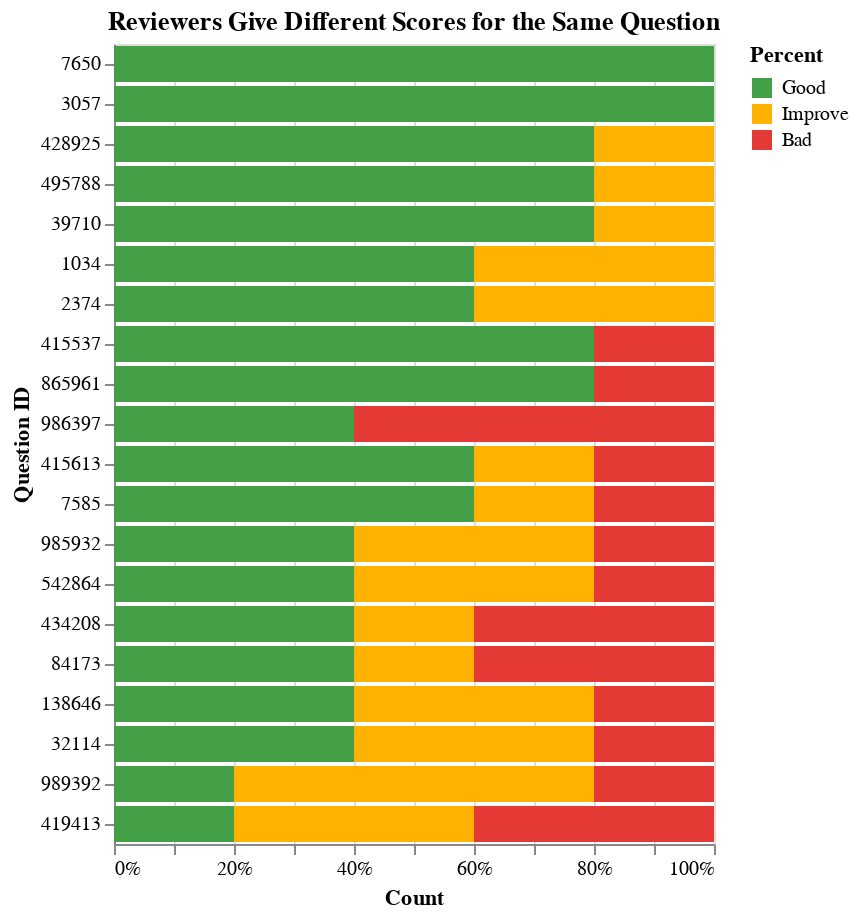

The notebook cell this image was saved under:
### Code cell
# How similar are the reviews for the same exact question?
same_template = df.groupby('original_id')
# filter to reviews that have more than one review
same_template = same_template.filter(lambda x: len(x) > 4)
print(same_template.shape)
# for each question, get the reviewer_status distribution
same_template = same_template.groupby(['original_id', 'review_status']).size().reset_index(name='counts')
template_counts = same_template.groupby('original_id')['counts'].sum().reset_index(name='total_counts')

same_template = same_template.merge(template_counts, on='original_id')

#  convert counts into percentage
same_template['percent'] = (same_template['counts'] / same_template['total_counts']) * 100

same_template['sort_key'] = same_template['review_status'].map(sort_key)
same_template['sort_key_2'] = same_template.apply(lambda row: row['percent'] - (row['sort_key'] * 1000), axis=1)

same_template = same_template.sort_values(by=['sort_key_2'], ascending=False)

chart = alt.Chart(same_template).mark_bar().encode(
    x=alt.X('counts:Q', title='Count').stack("normalize"),
    y=alt.X('original_id:N', title='Question ID', sort=alt.SortField('sort_key_2', order='descending')),
    color=alt.Color('sort_key:N', title='Percent', legend=color_legend).scale(domain=[0,1,2], range=scale['range']),
    tooltip=['review_status', 'counts', 'sort_key', 'sort_key_2']
).properties(
    title='Reviewers Give Different Scores for the Same Question'
).configure_axis(
    labelAngle=0
)

chart.save('./out/figures/review_consistency.png')
chart.display()

### Figure 1 — Vega-Lite specification as saved in the notebook (floating-point values rounded to 4 significant figures)
{"config": {"view": {"continuousWidth": 300, "continuousHeight": 300}, "axis": {"labelAngle": 0}}, "data": {"name": "data-f0055c9a7369748fce578b206c684c58"}, "mark": {"type": "bar"}, "encoding": {"color": {"field": "sort_key", "legend": {"labelExpr": "\n                        {\n                            0: 'Good',\n                            1: 'Improve',\n                            2: 'Bad'\n                        }[datum.label]\n                        "}, "scale": {"domain": [0, 1, 2], "range": ["#43A047", "#FFB300", "#E53935"]}, "title": "Percent", "type": "nominal"}, "tooltip": [{"field": "review_status", "type": "nominal"}, {"field": "counts", "type": "quantitative"}, {"field": "sort_key", "type": "quantitative"}, {"field": "sort_key_2", "type": "quantitative"}], "x": {"field": "counts", "stack": "normalize", "title": "Count", "type": "quantitative"}, "y": {"field": "original_id", "sort": {"field": "sort_key_2", "order": "descending"}, "title": "Question ID", "type": "nominal"}}, "title": "Reviewers Give Different Scores for the Same Question", "$schema": "https://vega.github.io/schema/vega-lite/v5.20.1.json", "datasets": {"data-f0055c9a7369748fce578b206c684c58": [{"original_id": 7650, "review_status": "good", "counts": 5, "total_counts": 5, "percent": 100.0, "sort_key": 0, "sort_key_2": 100.0}, {"original_id": 3057, "review_status": "good", "counts": 5, "total_counts": 5, "percent": 100.0, "sort_key": 0, "sort_key_2": 100.0}, {"original_id": 428925, "review_status": "good", "counts": 4, "total_counts": 5, "percent": 80.0, "sort_key": 0, "sort_key_2": 80.0}, {"original_id": 495788, "review_status": "good", "counts": 4, "total_counts": 5, "percent": 80.0, "sort_key": 0, "sort_key_2": 80.0}, {"original_id": 39710, "review_status": "good", "counts": 4, "total_counts": 5, "percent": 80.0, "sort_key": 0, "sort_key_2": 80.0}, {"original_id": 415537, "review_status": "good", "counts": 4, "total_counts": 5, "percent": 80.0, "sort_key": 0, "sort_key_2": 80.0}, {"original_id": 865961, "review_status": "good", "counts": 4, "total_counts": 5, "percent": 80.0, "sort_key": 0, "sort_key_2": 80.0}, {"original_id": 1034, "review_status": "good", "counts": 3, "total_counts": 5, "percent": 60.0, "sort_key": 0, "sort_key_2": 60.0}, {"original_id": 415613, "review_status": "good", "counts": 3, "total_counts": 5, "percent": 60.0, "sort_key": 0, "sort_key_2": 60.0}, {"original_id": 7585, "review_status": "good", "counts": 3, "total_counts": 5, "percent": 60.0, "sort_key": 0, "sort_key_2": 60.0}, {"original_id": 2374, "review_status": "good", "counts": 3, "total_counts": 5, "percent": 60.0, "sort_key": 0, "sort_key_2": 60.0}, {"original_id": 985932, "review_status": "good", "counts": 2, "total_counts": 5, "percent": 40.0, "sort_key": 0, "sort_key_2": 40.0}, {"original_id": 542864, "review_status": "good", "counts": 2, "total_counts": 5, "percent": 40.0, "sort_key": 0, "sort_key_2": 40.0}, {"original_id": 986397, "review_status": "good", "counts": 2, "total_counts": 5, "percent": 40.0, "sort_key": 0, "sort_key_2": 40.0}, {"original_id": 434208, "review_status": "good", "counts": 2, "total_counts": 5, "percent": 40.0, "sort_key": 0, "sort_key_2": 40.0}, {"original_id": 84173, "review_status": "good", "counts": 2, "total_counts": 5, "percent": 40.0, "sort_key": 0, "sort_key_2": 40.0}, {"original_id": 138646, "review_status": "good", "counts": 2, "total_counts": 5, "percent": 40.0, "sort_key": 0, "sort_key_2": 40.0}, {"original_id": 32114, "review_status": "good", "counts": 2, "total_counts": 5, "percent": 40.0, "sort_key": 0, "sort_key_2": 40.0}, {"original_id": 989392, "review_status": "good", "counts": 1, "total_counts": 5, "percent": 20.0, "sort_key": 0, "sort_key_2": 20.0}, {"original_id": 419413, "review_status": "good", "counts": 1, "total_counts": 5, "percent": 20.0, "sort_key": 0, "sort_key_2": 20.0}, {"original_id": 989392, "review_status": "improve", "counts": 3, "total_counts": 5, "percent": 60.0, "sort_key": 1, "sort_key_2": -940.0}, {"original_id": 138646, "review_status": "improve", "counts": 2, "total_counts": 5, "percent": 40.0, "sort_key": 1, "sort_key_2": -960.0}, {"original_id": 1034, "review_status": "improve", "counts": 2, "total_counts": 5, "percent": 40.0, "sort_key": 1, "sort_key_2": -960.0}, {"original_id": 2374, "review_status": "improve", "counts": 2, "total_counts": 5, "percent": 40.0, "sort_key": 1, "sort_key_2": -960.0}, {"original_id": 985932, "review_status": "improve", "counts": 2, "total_counts": 5, "percent": 40.0, "sort_key": 1, "sort_key_2": -960.0}, {"original_id": 419413, "review_status": "improve", "counts": 2, "total_counts": 5, "percent": 40.0, "sort_key": 1, "sort_key_2": -960.0}, {"original_id": 542864, "review_status": "improve", "counts": 2, "total_counts": 5, "percent": 40.0, "sort_key": 1, "sort_key_2": -960.0}, {"original_id": 32114, "review_status": "improve", "counts": 2, "total_counts": 5, "percent": 40.0, "sort_key": 1, "sort_key_2": -960.0}, {"original_id": 495788, "review_status": "improve", "counts": 1, "total_counts": 5, "percent": 20.0, "sort_key": 1, "sort_key_2": -980.0}, {"original_id": 434208, "review_status": "improve", "counts": 1, "total_counts": 5, "percent": 20.0, "sort_key": 1, "sort_key_2": -980.0}, {"original_id": 7585, "review_status": "improve", "counts": 1, "total_counts": 5, "percent": 20.0, "sort_key": 1, "sort_key_2": -980.0}, {"original_id": 39710, "review_status": "improve", "counts": 1, "total_counts": 5, "percent": 20.0, "sort_key": 1, "sort_key_2": -980.0}, {"original_id": 415613, "review_status": "improve", "counts": 1, "total_counts": 5, "percent": 20.0, "sort_key": 1, "sort_key_2": -980.0}, {"original_id": 428925, "review_status": "improve", "counts": 1, "total_counts": 5, "percent": 20.0, "sort_key": 1, "sort_key_2": -980.0}, {"original_id": 84173, "review_status": "improve", "counts": 1, "total_counts": 5, "percent": 20.0, "sort_key": 1, "sort_key_2": -980.0}, {"original_id": 986397, "review_status": "bad", "counts": 3, "total_counts": 5, "percent": 60.0, "sort_key": 2, "sort_key_2": -1940.0}, {"original_id": 84173, "review_status": "bad", "counts": 2, "total_counts": 5, "percent": 40.0, "sort_key": 2, "sort_key_2": -1960.0}, {"original_id": 434208, "review_status": "bad", "counts": 2, "total_counts": 5, "percent": 40.0, "sort_key": 2, "sort_key_2": -1960.0}, {"original_id": 419413, "review_status": "bad", "counts": 2, "total_counts": 5, "percent": 40.0, "sort_key": 2, "sort_key_2": -1960.0}, {"original_id": 415613, "review_status": "bad", "counts": 1, "total_counts": 5, "percent": 20.0, "sort_key": 2, "sort_key_2": -1980.0}, {"original_id": 542864, "review_status": "bad", "counts": 1, "total_counts": 5, "percent": 20.0, "sort_key": 2, "sort_key_2": -1980.0}, {"original_id": 865961, "review_status": "bad", "counts": 1, "total_counts": 5, "percent": 20.0, "sort_key": 2, "sort_key_2": -1980.0}, {"original_id": 32114, "review_status": "bad", "counts": 1, "total_counts": 5, "percent": 20.0, "sort_key": 2, "sort_key_2": -1980.0}, {"original_id": 985932, "review_status": "bad", "counts": 1, "total_counts": 5, "percent": 20.0, "sort_key": 2, "sort_key_2": -1980.0}, {"original_id": 138646, "review_status": "bad", "counts": 1, "total_counts": 5, "percent": 20.0, "sort_key": 2, "sort_key_2": -1980.0}, {"original_id": 7585, "review_status": "bad", "counts": 1, "total_counts": 5, "percent": 20.0, "sort_key": 2, "sort_key_2": -1980.0}, {"original_id": 989392, "review_status": "bad", "counts": 1, "total_counts": 5, "percent": 20.0, "sort_key": 2, "sort_key_2": -1980.0}, {"original_id": 415537, "review_status": "bad", "counts": 1, "total_counts": 5, "percent": 20.0, "sort_key": 2, "sort_key_2": -1980.0}]}}
